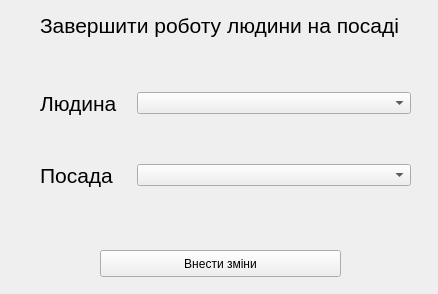
<?xml version="1.0" encoding="UTF-8"?>
<ui version="4.0">
 <class>expire_human_on_position</class>
 <widget class="QWidget" name="expire_human_on_position">
  <property name="geometry">
   <rect>
    <x>0</x>
    <y>0</y>
    <width>438</width>
    <height>294</height>
   </rect>
  </property>
  <property name="windowTitle">
   <string>Form</string>
  </property>
  <widget class="QLabel" name="label_2">
   <property name="geometry">
    <rect>
     <x>40</x>
     <y>0</y>
     <width>381</width>
     <height>51</height>
    </rect>
   </property>
   <property name="font">
    <font>
     <pointsize>16</pointsize>
    </font>
   </property>
   <property name="text">
    <string>Завершити роботу людини на посаді</string>
   </property>
  </widget>
  <widget class="QPushButton" name="submit_button">
   <property name="geometry">
    <rect>
     <x>100</x>
     <y>250</y>
     <width>241</width>
     <height>27</height>
    </rect>
   </property>
   <property name="text">
    <string>Внести зміни</string>
   </property>
  </widget>
  <widget class="QWidget" name="layoutWidget">
   <property name="geometry">
    <rect>
     <x>40</x>
     <y>50</y>
     <width>371</width>
     <height>181</height>
    </rect>
   </property>
   <layout class="QVBoxLayout" name="verticalLayout">
    <item>
     <layout class="QHBoxLayout" name="horizontalLayout_2" stretch="1,3">
      <item>
       <widget class="QLabel" name="human_label">
        <property name="font">
         <font>
          <pointsize>16</pointsize>
         </font>
        </property>
        <property name="text">
         <string>Людина</string>
        </property>
       </widget>
      </item>
      <item>
       <widget class="QComboBox" name="human_picker"/>
      </item>
     </layout>
    </item>
    <item>
     <layout class="QHBoxLayout" name="horizontalLayout" stretch="1,3">
      <item>
       <widget class="QLabel" name="position_label">
        <property name="font">
         <font>
          <pointsize>16</pointsize>
         </font>
        </property>
        <property name="text">
         <string>Посада</string>
        </property>
       </widget>
      </item>
      <item>
       <widget class="QComboBox" name="position_picker"/>
      </item>
     </layout>
    </item>
   </layout>
  </widget>
 </widget>
 <resources/>
 <connections/>
</ui>
